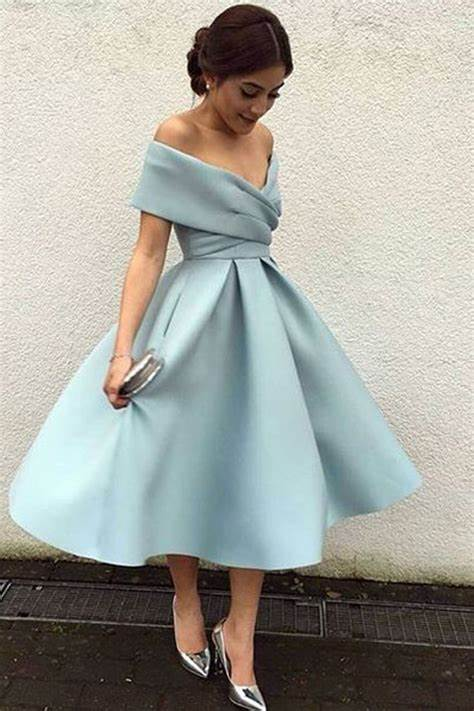
#> input picture dress.jpg, 474 x 711 px
$ python draw.py
#> lines starting #> are read from the running program, lines starting #| are printed output that depends on the picture
import cv2

img = cv2.imread('dress.jpg', 1)
#> img is the input picture: shape (711, 474, 3); mean B, G, R 158.9, 166, 165.7
cv2.line(img,(0,0),(400,400),(256,0,0),5)
cv2.rectangle(img,(0,0),(400,400),(0,255,0),5)
cv2.circle(img,(200,200),50,(0,0,255),1) # -1 for filled circle
font=cv2.FONT_HERSHEY_COMPLEX
cv2.putText(img,"Dress",(100,100),font,4,(234,255,167))
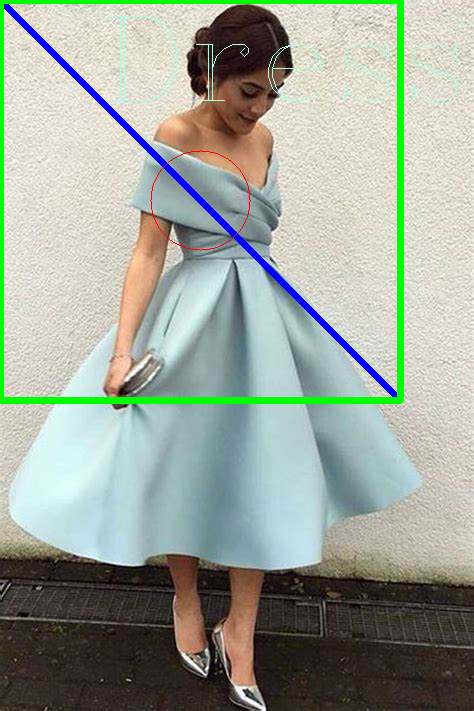
#> img: shape (711, 474, 3); mean B, G, R 154.5, 165.3, 158.4
cv2.imshow("image",img)
cv2.waitKey(0)
cv2.destroyAllWindows()
